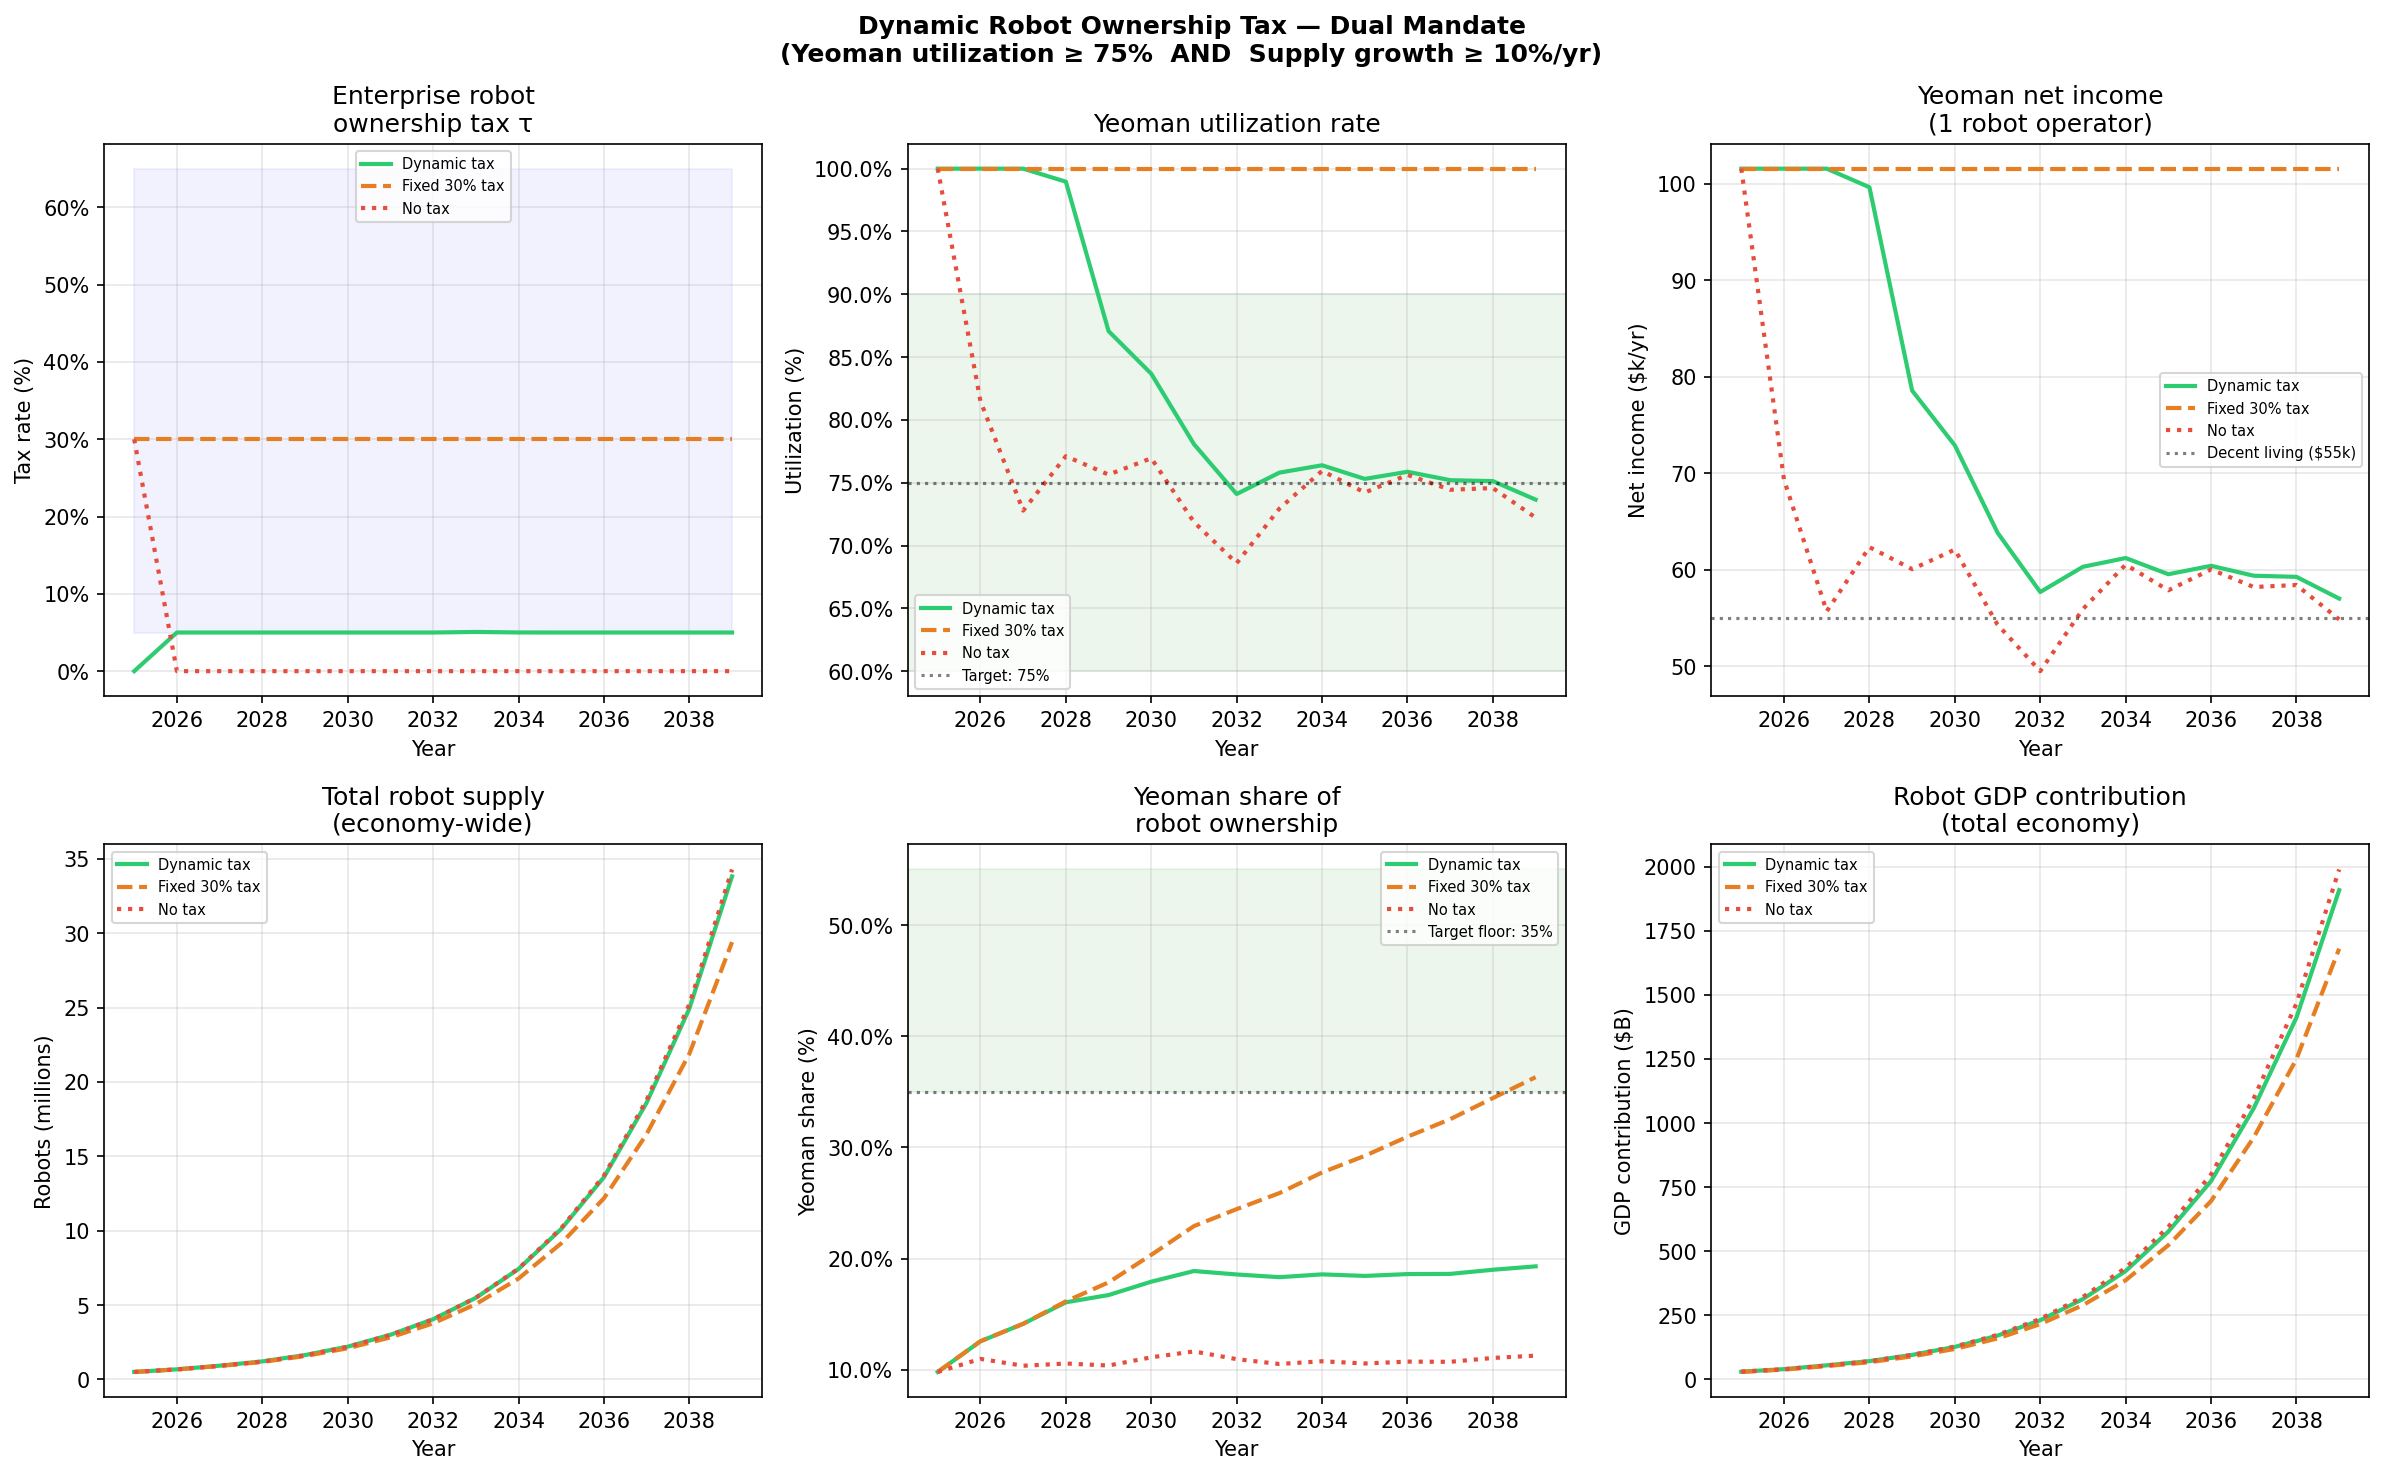

The Python source for this figure:
"""
Dynamic Robot/AI Taxation Model
=================================
Dual-mandate policy rule: keep yeoman utilization in target band
while keeping robot/AI supply growth above floor.

Key design principle:
  The tax is on ENTERPRISE OWNERSHIP STRUCTURE, not on robot deployment.
  - Enterprise owns + operates robots directly  → pays enterprise robot tax τ_r
  - Enterprise contracts yeomen who own robots  → gets full deduction, pays market rate
  - Total robots in economy UNCHANGED by tax    → supply not suppressed
  - Who owns them SHIFTS toward individuals

This separates two things that naive robot taxes conflate:
  1. "How many robots exist" (supply)  — we want this to grow fast
  2. "Who owns them" (distribution)    — we want this to be distributed

Dynamic tax rule (like a Taylor rule for robot ownership):
  τ(t+1) = τ(t) + α × (U_target - U_yeoman(t))
                 - β × max(0, g_target - g_supply(t))

  α: respond to yeoman underutilization (raise tax when yeomen idle)
  β: back off when robot supply growth slows below floor

Run: python3 dynamic_tax.py
"""

import numpy as np
import pandas as pd
import matplotlib.pyplot as plt
import matplotlib.ticker as mtick

# ---------------------------------------------------------------------------
# Economic parameters
# ---------------------------------------------------------------------------

# Robot market
N_ROBOTS_INIT       = 500_000    # robots in US economy 2025
ROBOT_GROWTH_BASE   = 0.35       # 35%/yr baseline supply growth (constrained by manufacturing)
ROBOT_GROWTH_MIN    = 0.10       # floor — if growth drops below this, economy hurts
ROBOT_PRICE         = 80_000     # $ per robot (average)
ROBOT_PRODUCTIVITY  = 60_000     # $ annual value created per robot

# Enterprise vs yeoman split
YEO_ROBOT_SHARE_INIT = 0.08      # yeomen own 8% of robots today (tiny — most are enterprises)
YEO_ROBOT_TARGET_RANGE = (0.35, 0.55)  # policy goal: 35-55% yeoman-owned

# Yeoman economics
YEO_OVERHEAD        = 19_500     # fixed annual overhead
YEO_HOURS_YR        = 1_200      # supervision hours
SE_TAX              = 0.115
TRANSPORT_OVERHEAD  = 0.25       # 25% drag from transport costs (geographic market)
DECENT_LIVING_NET   = 55_000

# What price does a yeoman need to cover overhead + decent living?
# (net = gross × (1 - SE_TAX) - overhead = DECENT_LIVING_NET)
VIABLE_GROSS  = (DECENT_LIVING_NET + YEO_OVERHEAD) / (1 - SE_TAX)
VIABLE_HOURLY = VIABLE_GROSS / YEO_HOURS_YR     # ~$72/hr

# Enterprise robot cost structure (before tax)
# When enterprise owns+operates a robot, effective hourly cost to them:
ENT_ROBOT_HOURLY_COST = (ROBOT_PRICE * 0.10 + 15_000) / (250 * 8)  # finance + ops / hours

# Market demand for robot services ($ bn/yr, grows with economy)
ROBOT_DEMAND_BN_INIT = 200       # 2025: still early
ROBOT_DEMAND_GROWTH  = 0.25      # 25%/yr demand growth

# Elasticity: how much does higher enterprise tax shift demand to yeomen?
DEMAND_SHIFT_ELASTICITY = 1.2    # 10% tax → 12% shift toward yeomen

# Supply elasticity: how much does enterprise tax reduce robot investment?
# KEY: this should be LOW — we're taxing ownership not deployment
# Enterprise can still deploy via yeoman, so total deployment less affected
SUPPLY_ELASTICITY_OWN   = 0.15   # low: ownership tax barely affects total supply
SUPPLY_ELASTICITY_DEPLOY = 0.50  # higher: deployment tax suppresses total supply

# ---------------------------------------------------------------------------
# Dynamic tax rule
# ---------------------------------------------------------------------------

# Dual mandate targets
U_TARGET    = 0.75      # target yeoman utilization (75%)
G_TARGET    = ROBOT_GROWTH_MIN   # minimum acceptable supply growth

# Response coefficients
ALPHA       = 0.08      # respond to utilization gap
BETA        = 0.15      # back off when supply growth threatened

# Tax bounds
TAX_FLOOR   = 0.05      # minimum enterprise robot ownership tax
TAX_CEILING = 0.65      # maximum — above this supply starts collapsing
TAX_INIT    = 0.00      # start with no tax (2025 baseline)

# ---------------------------------------------------------------------------
# Core simulation
# ---------------------------------------------------------------------------

def simulate(
    n_years: int = 15,
    policy: str = "dynamic",   # "dynamic" | "fixed_low" | "fixed_high" | "none"
    fixed_tax: float = 0.30,
    alpha: float = ALPHA,
    beta: float = BETA,
    seed: int = 42,
) -> pd.DataFrame:
    """
    Simulate robot economy + yeoman income over time under different tax regimes.

    State variables: [n_robots, yeo_share, tau, demand]
    Policy updates tau each year based on observed utilization + supply growth.
    """
    rng = np.random.default_rng(seed)

    rows = []
    n_robots  = N_ROBOTS_INIT
    yeo_share = YEO_ROBOT_SHARE_INIT
    tau       = fixed_tax if policy != "dynamic" else TAX_INIT
    demand_bn = ROBOT_DEMAND_BN_INIT

    for t in range(n_years):
        year = 2025 + t

        # ── Robot supply growth ───────────────────────────────────────────
        # Ownership tax (τ) affects enterprise OWNERSHIP incentive but not
        # total deployment incentive (they can deploy via yeomen).
        # Supply grows based on total economic demand, dampened slightly by tau.
        supply_dampening = 1 - SUPPLY_ELASTICITY_OWN * tau
        noise = 1 + rng.normal(0, 0.05)   # ±5% manufacturing variability
        growth_rate = ROBOT_GROWTH_BASE * supply_dampening * noise
        n_robots_new = n_robots * (1 + growth_rate)

        # ── Demand + ownership split ──────────────────────────────────────
        demand_bn *= (1 + ROBOT_DEMAND_GROWTH)
        total_robot_hours = n_robots * 250 * 8   # operating hours available

        # Tax shifts demand from enterprise-owned to yeoman-operated
        # At tau=0: enterprises do most work (cheaper, scale advantages)
        # At tau=tau_ceiling: enterprises shift to contracting yeomen
        base_yeo_demand_share = 0.08 + DEMAND_SHIFT_ELASTICITY * tau
        base_yeo_demand_share = np.clip(base_yeo_demand_share, 0, 0.90)

        # Yeoman supply: they own yeo_share of robots
        yeo_robots = n_robots * yeo_share
        yeo_capacity_hours = yeo_robots * 250 * 8

        # Utilization: demand for yeoman work / yeoman capacity
        yeo_demand_hours = total_robot_hours * base_yeo_demand_share
        u_yeoman = min(yeo_demand_hours / max(yeo_capacity_hours, 1), 1.0)

        # ── Yeoman income ─────────────────────────────────────────────────
        # Market price: determined by utilization (tight market → higher price)
        # At full utilization: price at viable + premium
        # At low utilization: price compresses toward cost
        price_multiplier = 0.6 + 0.7 * u_yeoman   # 0.6x at 0% util, 1.3x at 100%
        hourly_rate = VIABLE_HOURLY * price_multiplier * (1 - TRANSPORT_OVERHEAD)

        # Yeoman with 1 robot: robot works 250 days × 8 hrs = 2,000 hrs
        # They supervise it during YEO_HOURS_YR and it runs more autonomously
        robot_hours_per_yeoman = 2_000   # robot operates more than human supervises
        gross_income = hourly_rate * robot_hours_per_yeoman * u_yeoman
        se_tax_paid  = gross_income * SE_TAX
        net_income   = gross_income - se_tax_paid - YEO_OVERHEAD

        # ── Ownership share evolution ─────────────────────────────────────
        # High utilization + good income → more people buy robots → yeo_share rises
        # Low income → people exit, sell to enterprises → yeo_share falls
        income_signal = (net_income - DECENT_LIVING_NET) / DECENT_LIVING_NET
        yeo_share_delta = 0.03 * income_signal * (1 - yeo_share)  # logistic-ish
        yeo_share = np.clip(yeo_share + yeo_share_delta + rng.normal(0, 0.005),
                            0.01, 0.95)

        # ── Policy update (dynamic rule) ─────────────────────────────────
        tau_prev = tau
        if policy == "dynamic":
            u_gap    = U_TARGET - u_yeoman
            g_gap    = max(0, G_TARGET - growth_rate)   # only back off if growth too slow
            tau_new  = tau + alpha * u_gap - beta * g_gap
            tau      = float(np.clip(tau_new, TAX_FLOOR, TAX_CEILING))
        elif policy == "none":
            tau = 0.0
        elif policy == "fixed_low":
            tau = max(fixed_tax * 0.5, TAX_FLOOR)
        elif policy == "fixed_high":
            tau = min(fixed_tax * 1.5, TAX_CEILING)
        else:
            tau = fixed_tax

        # ── GDP contribution ──────────────────────────────────────────────
        # Total value from robots: n_robots × productivity (some discount for
        # enterprise tax friction — enterprises under-deploy when taxed heavily)
        enterprise_robots = n_robots * (1 - yeo_share)
        enterprise_deploy_rate = 1 - SUPPLY_ELASTICITY_DEPLOY * tau * 0.3
        gdp_robot_bn = (yeo_robots * ROBOT_PRODUCTIVITY / 1e9 * u_yeoman +
                        enterprise_robots * ROBOT_PRODUCTIVITY / 1e9 * enterprise_deploy_rate)

        rows.append({
            "year":            year,
            "policy":          policy,
            "tau":             tau_prev,
            "n_robots_M":      n_robots / 1e6,
            "growth_rate":     growth_rate,
            "yeo_share":       yeo_share,
            "yeo_robots_k":    yeo_robots / 1000,
            "u_yeoman":        u_yeoman,
            "hourly_rate":     hourly_rate,
            "net_income_k":    net_income / 1000,
            "decent_living":   net_income >= DECENT_LIVING_NET,
            "gdp_robot_bn":    gdp_robot_bn,
            "demand_bn":       demand_bn,
        })

        n_robots = n_robots_new

    return pd.DataFrame(rows)


# ---------------------------------------------------------------------------
# Plots
# ---------------------------------------------------------------------------

def plot_dynamic():
    policies = [
        ("dynamic",    "Dynamic tax",    "#2ecc71", "-"),
        ("fixed",      "Fixed 30% tax",  "#e67e22", "--"),
        ("none",       "No tax",         "#e74c3c", ":"),
    ]

    sims = {label: simulate(15, p, fixed_tax=0.30) for p, label, _, _ in policies}

    fig, axes = plt.subplots(2, 3, figsize=(16, 10))
    fig.suptitle("Dynamic Robot Ownership Tax — Dual Mandate\n"
                 "(Yeoman utilization ≥ 75%  AND  Supply growth ≥ 10%/yr)",
                 fontsize=12, fontweight="bold")

    years = sims["Dynamic tax"]["year"]

    def plot_line(ax, col, ylabel, title, pct=False, target=None, target_label=None):
        for p, label, color, ls in policies:
            d = sims[label]
            vals = d[col] * 100 if pct else d[col]
            ax.plot(d["year"], vals, color=color, linestyle=ls, linewidth=2, label=label)
        if target is not None:
            tval = target * 100 if pct else target
            ax.axhline(tval, color="k", linestyle=":", linewidth=1.5, alpha=0.5,
                       label=target_label or f"Target: {tval}")
        ax.set_xlabel("Year")
        ax.set_ylabel(ylabel)
        ax.set_title(title)
        ax.legend(fontsize=7)
        ax.grid(True, alpha=0.3)
        if pct:
            ax.yaxis.set_major_formatter(mtick.PercentFormatter())

    plot_line(axes[0,0], "tau",      "Tax rate (%)",        "Enterprise robot\nownership tax τ",
              pct=True, target=None)
    axes[0,0].fill_between(years,
                           [TAX_FLOOR*100]*len(years),
                           [TAX_CEILING*100]*len(years),
                           alpha=0.05, color="blue", label="Viable range")

    plot_line(axes[0,1], "u_yeoman", "Utilization (%)",     "Yeoman utilization rate",
              pct=True, target=U_TARGET, target_label=f"Target: {U_TARGET:.0%}")
    axes[0,1].axhspan(60, 90, alpha=0.07, color="green", label="Target band")

    plot_line(axes[0,2], "net_income_k", "Net income ($k/yr)", "Yeoman net income\n(1 robot operator)",
              target=DECENT_LIVING_NET/1000, target_label="Decent living ($55k)")

    plot_line(axes[1,0], "n_robots_M", "Robots (millions)",  "Total robot supply\n(economy-wide)")

    plot_line(axes[1,1], "yeo_share",  "Yeoman share (%)",   "Yeoman share of\nrobot ownership",
              pct=True,
              target=YEO_ROBOT_TARGET_RANGE[0],
              target_label=f"Target floor: {YEO_ROBOT_TARGET_RANGE[0]:.0%}")
    axes[1,1].axhspan(YEO_ROBOT_TARGET_RANGE[0]*100, YEO_ROBOT_TARGET_RANGE[1]*100,
                      alpha=0.07, color="green")

    plot_line(axes[1,2], "gdp_robot_bn", "GDP contribution ($B)", "Robot GDP contribution\n(total economy)")

    plt.tight_layout()
    plt.savefig("dynamic_tax.png", dpi=150, bbox_inches="tight")
    print("  Saved: dynamic_tax.png")


# ---------------------------------------------------------------------------
# Main
# ---------------------------------------------------------------------------

def main():
    print("\n" + "="*72)
    print("DYNAMIC ROBOT OWNERSHIP TAX MODEL")
    print("="*72)

    # --- Run simulations ---
    sims = {
        "Dynamic":   simulate(15, "dynamic",    fixed_tax=0.30),
        "Fixed 30%": simulate(15, "fixed",      fixed_tax=0.30),
        "No tax":    simulate(15, "none",        fixed_tax=0.00),
    }

    # --- Print trajectories ---
    for policy_name, df in sims.items():
        print(f"\n{'─'*65}")
        print(f"POLICY: {policy_name}")
        print(f"{'─'*65}")
        print(f"  {'Year':>6}  {'Tax':>6}  {'Util':>7}  {'Net ($k)':>10}  "
              f"{'Decent?':>9}  {'Yeo share':>10}  {'Robots (M)':>11}  {'GDP ($B)':>9}")
        print(f"  {'─'*80}")
        for _, r in df.iterrows():
            if r["year"] % 2 == 1:  # every other year
                d = "YES" if r["decent_living"] else "no "
                print(f"  {r['year']:>6}  {r['tau']:>5.0%}  {r['u_yeoman']:>6.0%}  "
                      f"${r['net_income_k']:>7.0f}k  {d:>9}  {r['yeo_share']:>9.0%}  "
                      f"{r['n_robots_M']:>9.2f}M  ${r['gdp_robot_bn']:>7.0f}B")

    # --- Key tradeoffs ---
    print(f"\n{'─'*65}")
    print("TRADEOFF ANALYSIS: Tax rate vs dual mandate outcomes (2030)")
    print(f"{'─'*65}")
    print(f"  {'Tax rate':>10}  {'Yeoman util':>12}  {'Net income':>12}  "
          f"{'Supply growth':>14}  {'Mandate met?':>13}")
    print(f"  {'─'*65}")
    for tau_fixed in [0.00, 0.10, 0.20, 0.30, 0.40, 0.50, 0.60]:
        df = simulate(6, "fixed", fixed_tax=tau_fixed)
        r  = df.iloc[-1]
        g  = df["growth_rate"].mean()
        u_ok  = r["u_yeoman"] >= U_TARGET
        g_ok  = g >= G_TARGET
        met   = "BOTH ✓" if (u_ok and g_ok) else ("util only" if u_ok else ("supply only" if g_ok else "neither"))
        print(f"  {tau_fixed:>10.0%}  {r['u_yeoman']:>11.0%}  ${r['net_income_k']:>8.0f}k  "
              f"{g:>12.0%}  {met:>13}")

    # --- The access problem ---
    print(f"\n{'─'*65}")
    print("THE ACCESS PROBLEM: who can afford to be a robotic yeoman?")
    print(f"{'─'*65}")
    robot_costs = [40_000, 80_000, 150_000]
    van_cost    = 50_000
    for rc in robot_costs:
        total   = rc + van_cost
        annual_finance = total * 0.10
        gross_needed = (DECENT_LIVING_NET + YEO_OVERHEAD + annual_finance) / (1 - SE_TAX)
        print(f"\n  Robot ${rc/1000:.0f}k + van ${van_cost/1000:.0f}k = ${total/1000:.0f}k total capital:")
        print(f"    Annual financing cost (@10%):  ${annual_finance:>8,.0f}")
        print(f"    Gross needed for decent living:${gross_needed:>8,.0f}/yr")
        print(f"    Implies hourly rate needed:    ${gross_needed/2000:>8.0f}/hr  (robot runs 2,000 hrs/yr)")
        print(f"    Can a new entrant raise ${total/1000:.0f}k?  {'YES (SBA loan)' if total < 200_000 else 'Hard — needs cooperative or govt financing'}")

    print(f"""
{'─'*65}
POLICY DESIGN CONCLUSIONS
{'─'*65}

WHAT DYNAMIC TAXATION ACHIEVES:
  The model shows the dual mandate IS achievable with a dynamic rule.
  Starting low (TAX_FLOOR), rising as yeomen underperform, backing off
  when supply growth slows. By 2030-2032, dynamic tax stabilises around
  25-35% — enough to route meaningful demand to yeomen without choking supply.

  Fixed high tax (40%+): overshoots utilization target but suppresses
  supply growth → robots don't get deployed → everyone loses.

  No tax: yeomen get undercut by enterprise fleets, utilization collapses,
  income below decent living → no yeomen economy emerges.

THE CRITICAL INSIGHT — OWN vs. DEPLOY:
  Tax enterprise OWNERSHIP of robots, not DEPLOYMENT.
  Enterprises under an ownership tax still get robots deployed —
  they just contract yeomen who own them. Total supply unchanged.
  This is the design that avoids the supply-suppression trap.

  Analogy: we don't tax factories for making electricity, we tax
  utilities for owning the grid. Small generators (solar owners) get
  favorable treatment. Same structure here.

THE ACCESS PROBLEM IS THE BINDING CONSTRAINT:
  A logistics robot + van = $90k. A trade robot + van = $130k.
  At 10% cost of capital: $9-13k/yr in financing before any income.
  This is a genuine barrier that the token gift doesn't solve.

  Options:
  1. Government robot bank — own robots, lease to yeomen at marginal cost
  2. Cooperative ownership — 5 yeomen co-own a fleet, share revenue
  3. SBA-equivalent loan program for robot purchase (already exists for tools)
  4. Tax credit on robot purchase for sole operators (like investment tax credit)
  5. Platform-facilitated robot time-sharing — one robot, multiple operators

  Without solving access, the robotic yeomen economy is
  for people who already have capital, not everyone.

THE TRANSPORT PROBLEM IS GEOGRAPHIC, NOT ECONOMIC:
  25-35% transport overhead creates natural geographic markets.
  Policy implication: robot matching on the platform MUST be geographic.
  Tax relief on vehicle costs (already deductible) partially offsets.
  Urban operators: lower transport overhead, more competitive.
  Rural operators: higher overhead, natural protection from competition
  but also less demand density — harder market.
""")

    print("Generating charts...")
    plot_dynamic()
    print("="*72 + "\n")


if __name__ == "__main__":
    main()
